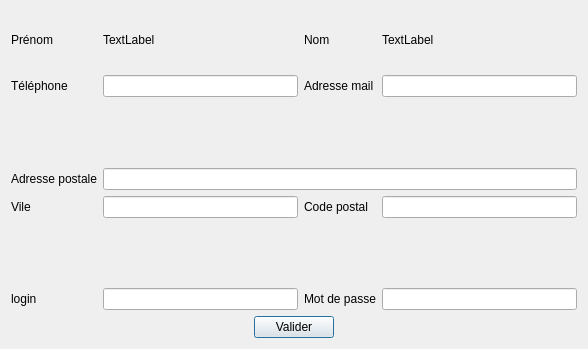
<?xml version="1.0" encoding="UTF-8"?>
<ui version="4.0">
 <class>Profile</class>
 <widget class="QDialog" name="Profile">
  <property name="geometry">
   <rect>
    <x>0</x>
    <y>0</y>
    <width>588</width>
    <height>349</height>
   </rect>
  </property>
  <property name="windowTitle">
   <string>Profile</string>
  </property>
  <layout class="QVBoxLayout" name="verticalLayout">
   <item>
    <layout class="QGridLayout" name="gridLayout">
     <item row="0" column="0">
      <widget class="QLabel" name="label_3">
       <property name="text">
        <string>Prénom</string>
       </property>
      </widget>
     </item>
     <item row="0" column="1">
      <widget class="QLabel" name="labelPrenom">
       <property name="text">
        <string>TextLabel</string>
       </property>
      </widget>
     </item>
     <item row="0" column="2">
      <widget class="QLabel" name="label_4">
       <property name="text">
        <string>Nom</string>
       </property>
      </widget>
     </item>
     <item row="0" column="3">
      <widget class="QLabel" name="labelNom">
       <property name="text">
        <string>TextLabel</string>
       </property>
      </widget>
     </item>
     <item row="1" column="0">
      <widget class="QLabel" name="label_9">
       <property name="text">
        <string>Téléphone</string>
       </property>
      </widget>
     </item>
     <item row="1" column="1">
      <widget class="QLineEdit" name="lineEditTel"/>
     </item>
     <item row="1" column="2">
      <widget class="QLabel" name="label_8">
       <property name="text">
        <string>Adresse mail</string>
       </property>
      </widget>
     </item>
     <item row="1" column="3">
      <widget class="QLineEdit" name="lineEditMail"/>
     </item>
     <item row="2" column="0">
      <widget class="QLabel" name="label_2">
       <property name="text">
        <string/>
       </property>
      </widget>
     </item>
     <item row="3" column="0">
      <widget class="QLabel" name="label_7">
       <property name="text">
        <string>Adresse postale</string>
       </property>
      </widget>
     </item>
     <item row="3" column="1" colspan="3">
      <widget class="QLineEdit" name="lineEditAdresse"/>
     </item>
     <item row="4" column="0">
      <widget class="QLabel" name="label">
       <property name="text">
        <string>Vile</string>
       </property>
      </widget>
     </item>
     <item row="4" column="1">
      <widget class="QLineEdit" name="lineEditVille"/>
     </item>
     <item row="4" column="2">
      <widget class="QLabel" name="label_11">
       <property name="text">
        <string>Code postal</string>
       </property>
      </widget>
     </item>
     <item row="5" column="0">
      <widget class="QLabel" name="label_10">
       <property name="text">
        <string/>
       </property>
      </widget>
     </item>
     <item row="6" column="0">
      <widget class="QLabel" name="label_5">
       <property name="text">
        <string>login</string>
       </property>
      </widget>
     </item>
     <item row="6" column="1">
      <widget class="QLineEdit" name="lineEditLogin"/>
     </item>
     <item row="6" column="2">
      <widget class="QLabel" name="label_6">
       <property name="text">
        <string>Mot de passe</string>
       </property>
      </widget>
     </item>
     <item row="6" column="3">
      <widget class="QLineEdit" name="lineEditMdp">
       <property name="echoMode">
        <enum>QLineEdit::Password</enum>
       </property>
      </widget>
     </item>
     <item row="4" column="3">
      <widget class="QLineEdit" name="lineEditCodepostal"/>
     </item>
    </layout>
   </item>
   <item>
    <layout class="QHBoxLayout" name="horizontalLayout">
     <item>
      <spacer name="horizontalSpacer_3">
       <property name="orientation">
        <enum>Qt::Horizontal</enum>
       </property>
       <property name="sizeHint" stdset="0">
        <size>
         <width>40</width>
         <height>20</height>
        </size>
       </property>
      </spacer>
     </item>
     <item>
      <widget class="QPushButton" name="pushButtonValider">
       <property name="text">
        <string>Valider</string>
       </property>
      </widget>
     </item>
     <item>
      <spacer name="horizontalSpacer_4">
       <property name="orientation">
        <enum>Qt::Horizontal</enum>
       </property>
       <property name="sizeHint" stdset="0">
        <size>
         <width>40</width>
         <height>20</height>
        </size>
       </property>
      </spacer>
     </item>
    </layout>
   </item>
  </layout>
 </widget>
 <resources/>
 <connections/>
</ui>
